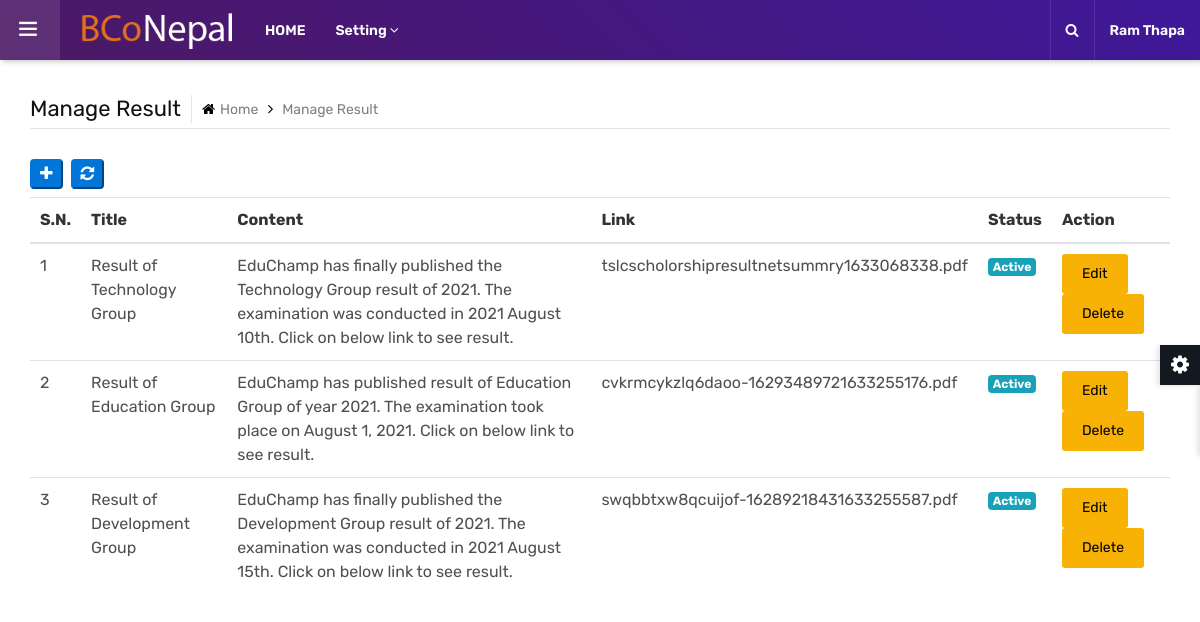
The app's page /admin/manageresult.php (signed in) with its own data.
### tables this page shows
CREATE TABLE IF NOT EXISTS `result` (
  `id` int(11) NOT NULL AUTO_INCREMENT,
  `title` varchar(255) NOT NULL,
  `content` text NOT NULL,
  `link` varchar(255) DEFAULT NULL,
  `status` int(11) NOT NULL DEFAULT '1',
  `created_at` timestamp NOT NULL DEFAULT CURRENT_TIMESTAMP,
  `updated_at` timestamp NOT NULL DEFAULT CURRENT_TIMESTAMP,
  PRIMARY KEY (`id`)
);

### admin/manageresult.php (the view, shortened to what this page needs)
<?php require('inc/header.php');
?>
<main class="ttr-wrapper">
  <div class="container-fluid">
    <div class="db-breadcrumb">
      <h4 class="breadcrumb-title">Manage Result</h4>
      <ul class="db-breadcrumb-list">
        <li><a href="#"><i class="fa fa-home"></i>Home</a></li>
        <li>Manage Result</li>
      </ul>
    </div>
    <button class="btn-primary mb-2 mr-1 px-2 rounded" onClick="window.location.href='addresult.php';"><i class="fa fa-plus"></i></button>
    <button class="btn-primary mb-2 mr-1 px-2 rounded" onClick="window.location.reload();"><i class="fa fa-refresh"></i></button>
    <section class="content">
      <div class="container-fluid">
        <div class="row">
          <table class="table">
            <thead>
              <tr>
                <th>S.N.</th>
                <th>Title</th>
                <th>Content</th>
                <th>Link</th>
                <th>Status</th>
                <th>Action</th>
              </tr>
            </thead>
            <tbody>
              <?php
              $select_query = "SELECT * FROM result";
              $select_result = mysqli_query($conn, $select_query);
              $i = 0;
              while ($data_select = mysqli_fetch_array($select_result)) {
                $i++;
              ?>
                <tr>
                  <td scope="row"><?php echo $i; ?></td>
                  <td><?php echo $data_select['title']; ?></td>
                  <td><?php echo $data_select['content']; ?></td>
                  <td><?php echo $data_select['link']; ?></td>
                  <td><span class="badge badge-info"><?php if ($data_select['status'] == 1) {
                                                        echo "Active";
                                                      } else {
                                                        echo "Inactive";
                                                      } ?></span></td>
                  <td>
                    <a name="" id="" class="btn btn-primary btn-sm" href="editresult.php?id=<?php echo $data_select['id']; ?>" role="button">Edit</a>
                    <a name="" id=""onclick="return checkDelete()" class="btn btn-danger btn-sm" href="deleteprocess/deleteresult.php?id=<?php echo $data_select['id']; ?>" role="button">Delete</a>
                  </td>
                </tr>
              <?php
              }
              ?>
        </div>
      </div>
</main>
</body>
</html>

### admin/assets/css/typography.css (style rules this page uses)
body { background-color: #fff; font-family: Rubik; font-size: 16px; font-weight: 400; color:#505050; padding: 0; margin: 0; overflow-x: hidden; -webkit-font-smoothing: antialiased; font-smoothing: antialiased; -moz-osx-font-smoothing: grayscale; scroll-behavior: smooth; }
section, article, aside, details, figcaption, figure, footer, header, hgroup, main, menu, nav, summary { display: block; }
table { background-color: transparent; width: 100%; }
table thead th { color: #333; }
table td { padding: 15px 10px; }
p, address, pre, hr, ul, ol, dl, dd, table { margin-bottom: 24px; }
h1, h2, h3, h4, h5, h6 { color: #111111; font-family: rubik; margin-top:0; }
h4 { font-size: 22px; line-height: 28px; margin-bottom: 15px; font-weight: 500; }
dl, ul, ol { list-style-position: outside; padding: 0; }
ul, ol { margin-bottom: 24px; }

### admin/assets/css/dashboard.css (style rules this page uses)
.ttr-pinned-sidebar.ttr-opened-sidebar .ttr-wrapper { margin-left: 300px; }
.ttr-pinned-sidebar .ttr-wrapper { margin-left: 0; }
.ttr-wrapper { padding-top: 95px; -webkit-transition: margin 200ms cubic-bezier(0.215, 0.610, 0.355, 1.000); -moz-transition: margin 200ms cubic-bezier(0.215, 0.610, 0.355, 1.000); -o-transition: margin 200ms cubic-bezier(0.215, 0.610, 0.355, 1.000); transition: margin 200ms cubic-bezier(0.215, 0.610, 0.355, 1.000); }
.ttr-wrapper { padding-left:15px; padding-right:15px; }
.db-breadcrumb { display:flex; align-items: center; border-bottom: 1px solid rgba(0,0,0,0.1); padding-bottom: 5px; margin-bottom: 30px; }
.db-breadcrumb-list { list-style:none; margin:0; padding:0; }
.breadcrumb-title { margin-bottom: 0; font-weight: 400; border-right: 1px solid rgba(0,0,0,0.1); padding-right: 10px; margin-right: 10px; line-height: 28px; }
.db-breadcrumb-list li { display: inline-block; color: #7f7f7f; font-size: 14px; padding: 0 20px 0px 0; position:relative; }
.db-breadcrumb-list li i { margin-right:5px; color:#000; }
.db-breadcrumb-list li a { color:#7f7f7f; }
.db-breadcrumb-list li:last-child { padding-right:0; }
.db-breadcrumb-list li:after { font-family: FontAwesome; content: "\f105"; position: absolute; color: #000; right: 5px; font-size: 15px; top: -1px; }
.db-breadcrumb-list li:last-child:after { content:none; }
@media only screen and (max-width: 1200px) { .ttr-pinned-sidebar .ttr-wrapper { margin-left: 310px; } }
@media only screen and (max-width: 1200px) { .ttr-pinned-sidebar.ttr-opened-sidebar .ttr-wrapper { margin-left: 0; } }

### admin/assets/css/color/color-1.css (style rules this page uses)
:root { --primary: #4c1864; --sc-primary: #4d0a91; }
.bg-primary,.btn,.comments-area .comment-form p input[type="submit"],.pagination > .active > a,.pagination > .active > span,.pagination > .active > a:hover,.pagination > .active > span:hover,.pagination > .active > a:focus,.pagination > .active > span:focus,.feature-filters .active > [class*="btn"],.list-num-count > li:before,.pagination-bx.primary .pagination > li > a, .pagination-bx.primary .pagination > li > span,button.back-to-top,.rev-btn { background-color: #4c1864; }
.course-info-list ul li a.active, .course-info-list ul li a:hover,.btn,.profile-tabnav .nav li a.active,button.back-to-top,.upcoming-event-carousel.owl-btn-1 .owl-prev, .upcoming-event-carousel.owl-btn-1 .owl-next,.courses-carousel .owl-nav .owl-next, .courses-carousel .owl-nav .owl-prev, .recent-news-carousel .owl-nav .owl-next, .recent-news-carousel .owl-nav .owl-prev, .testimonial-carousel .owl-nav .owl-next, .testimonial-carousel .owl-nav .owl-prev { background-color:#f7b205; color:#000; }

### admin/assets/css/shortcodes/form.css (style rules this page uses)
.btn, .panel, .form-control, .img-thumbnail, .panel-head ing, .dropdown-menu, .panel-group .panel, .nav-tabs > li > a, .modal-content, .navbar-toggler, .nav-pills > li > a, .pager li > a, .pager li > span, .well, .alert, .list-group-item:first-child, .list-group-item:last-child, .input-group-addon, .btn-group-divides > .btn:not(:first-child):not(:last-child):not(.dropdown-toggle), .btn-group-divides > .btn:last-child:not(:first-child), .btn-group > .dropdown-toggle:not(:first-child), .ttr-booking-form .ttr-extra-services li .feature-box-lg, .ttr-booking-form .ttr-extra-services li.active .feature-box-lg:after, .widget_tag_cloud a, .searchform input[type="text"], .searchform input[type="submit"], ol.comment-list li.comment .comment-body { -webkit-border-radius: 0; -moz-border-radius: 0; border-radius: 0; }
button { outline:none !important; cursor:pointer; }

### admin/assets/css/shortcodes/breadcrumb.css (style rules this page uses)
.table > tbody > tr > td, .table > tbody > tr > th, .table > tfoot > tr > td, .table > tfoot > tr > th, .table > thead > tr > td, .table > thead > tr > th { padding: 10px; }

### records on screen
result: title "Result of Technology Group", content "EduChamp has finally published the Technology Group result of 2021. The examination was conducted in 2021 August 10th. Click on below link to see result.", link "tslcscholorshipresultnetsummry1633068338.pdf", status "Active"
result: title "Result of Education Group", content "EduChamp has published result of Education Group of year 2021. The examination took place on August 1, 2021. Click on below link to see result.", link "cvkrmcykzlq6daoo-16293489721633255176.pdf", status "Active"
result: title "Result of Development Group", content "EduChamp has finally published the Development Group result of 2021. The examination was conducted in 2021 August 15th. Click on below link to see result.", link "swqbbtxw8qcuijof-16289218431633255587.pdf", status "Active"

### other values on screen
$_SESSION['name'] "Ram Thapa"
